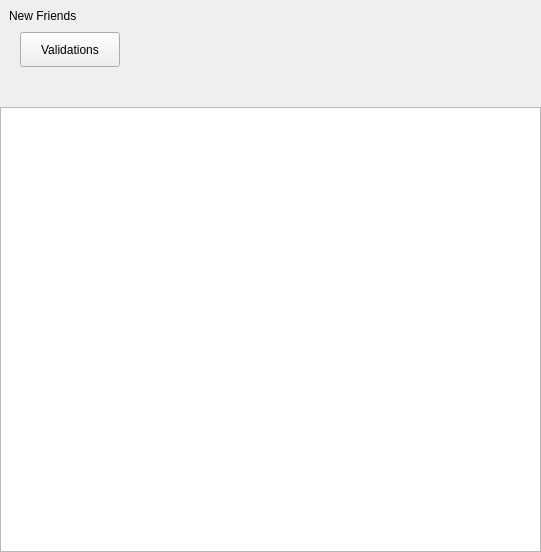
<?xml version="1.0" encoding="UTF-8"?>
<ui version="4.0">
 <class>AddFriendListDlg</class>
 <widget class="QWidget" name="AddFriendListDlg">
  <property name="geometry">
   <rect>
    <x>0</x>
    <y>0</y>
    <width>541</width>
    <height>552</height>
   </rect>
  </property>
  <property name="windowTitle">
   <string>AddFriendListDlg</string>
  </property>
  <layout class="QVBoxLayout" name="verticalLayoutMain">
   <property name="spacing">
    <number>0</number>
   </property>
   <property name="leftMargin">
    <number>0</number>
   </property>
   <property name="topMargin">
    <number>0</number>
   </property>
   <property name="rightMargin">
    <number>0</number>
   </property>
   <property name="bottomMargin">
    <number>0</number>
   </property>
   <item>
    <widget class="QWidget" name="titlebar" native="true">
     <property name="sizePolicy">
      <sizepolicy hsizetype="Expanding" vsizetype="Expanding">
       <horstretch>0</horstretch>
       <verstretch>0</verstretch>
      </sizepolicy>
     </property>
     <property name="minimumSize">
      <size>
       <width>0</width>
       <height>32</height>
      </size>
     </property>
     <property name="maximumSize">
      <size>
       <width>16777215</width>
       <height>32</height>
      </size>
     </property>
     <layout class="QHBoxLayout" name="horizontalLayout_11" stretch="0,1,0">
      <property name="spacing">
       <number>0</number>
      </property>
      <property name="leftMargin">
       <number>9</number>
      </property>
      <property name="topMargin">
       <number>0</number>
      </property>
      <property name="rightMargin">
       <number>0</number>
      </property>
      <property name="bottomMargin">
       <number>0</number>
      </property>
      <item>
       <widget class="QLabel" name="title">
        <property name="sizePolicy">
         <sizepolicy hsizetype="Expanding" vsizetype="Expanding">
          <horstretch>0</horstretch>
          <verstretch>0</verstretch>
         </sizepolicy>
        </property>
        <property name="text">
         <string>New Friends</string>
        </property>
        <property name="alignment">
         <set>Qt::AlignLeading|Qt::AlignLeft|Qt::AlignVCenter</set>
        </property>
       </widget>
      </item>
      <item>
       <spacer name="horizontalSpacer">
        <property name="orientation">
         <enum>Qt::Horizontal</enum>
        </property>
        <property name="sizeHint" stdset="0">
         <size>
          <width>233</width>
          <height>2</height>
         </size>
        </property>
       </spacer>
      </item>
      <item>
       <layout class="QVBoxLayout" name="verticalLayout_6">
        <property name="spacing">
         <number>0</number>
        </property>
        <property name="leftMargin">
         <number>0</number>
        </property>
        <property name="topMargin">
         <number>0</number>
        </property>
        <property name="rightMargin">
         <number>0</number>
        </property>
        <property name="bottomMargin">
         <number>0</number>
        </property>
        <item>
         <layout class="QHBoxLayout" name="horizontalLayout_6">
          <property name="spacing">
           <number>0</number>
          </property>
          <property name="leftMargin">
           <number>0</number>
          </property>
          <property name="topMargin">
           <number>0</number>
          </property>
          <property name="rightMargin">
           <number>0</number>
          </property>
          <property name="bottomMargin">
           <number>0</number>
          </property>
          <item>
           <widget class="QPushButton" name="btnMinimize">
            <property name="sizePolicy">
             <sizepolicy hsizetype="Expanding" vsizetype="Expanding">
              <horstretch>0</horstretch>
              <verstretch>0</verstretch>
             </sizepolicy>
            </property>
            <property name="focusPolicy">
             <enum>Qt::NoFocus</enum>
            </property>
            <property name="toolTip">
             <string>minimize</string>
            </property>
            <property name="statusTip">
             <string>minimize</string>
            </property>
            <property name="text">
             <string/>
            </property>
            <property name="flat">
             <bool>true</bool>
            </property>
           </widget>
          </item>
          <item>
           <widget class="QPushButton" name="btnClose">
            <property name="sizePolicy">
             <sizepolicy hsizetype="Expanding" vsizetype="Expanding">
              <horstretch>0</horstretch>
              <verstretch>0</verstretch>
             </sizepolicy>
            </property>
            <property name="focusPolicy">
             <enum>Qt::NoFocus</enum>
            </property>
            <property name="toolTip">
             <string>close</string>
            </property>
            <property name="statusTip">
             <string>close</string>
            </property>
            <property name="text">
             <string/>
            </property>
            <property name="flat">
             <bool>true</bool>
            </property>
           </widget>
          </item>
         </layout>
        </item>
        <item>
         <spacer name="verticalSpacer_4">
          <property name="orientation">
           <enum>Qt::Vertical</enum>
          </property>
          <property name="sizeType">
           <enum>QSizePolicy::Expanding</enum>
          </property>
          <property name="sizeHint" stdset="0">
           <size>
            <width>0</width>
            <height>1</height>
           </size>
          </property>
         </spacer>
        </item>
       </layout>
      </item>
     </layout>
    </widget>
   </item>
   <item>
    <widget class="QWidget" name="centralPanel" native="true">
     <layout class="QVBoxLayout" name="verticalLayout_2">
      <property name="spacing">
       <number>0</number>
      </property>
      <property name="leftMargin">
       <number>0</number>
      </property>
      <property name="topMargin">
       <number>0</number>
      </property>
      <property name="rightMargin">
       <number>0</number>
      </property>
      <property name="bottomMargin">
       <number>0</number>
      </property>
      <item>
       <widget class="QWidget" name="tabBar" native="true">
        <property name="minimumSize">
         <size>
          <width>0</width>
          <height>35</height>
         </size>
        </property>
        <property name="maximumSize">
         <size>
          <width>16777215</width>
          <height>35</height>
         </size>
        </property>
        <layout class="QHBoxLayout" name="horizontalLayout">
         <property name="leftMargin">
          <number>20</number>
         </property>
         <property name="topMargin">
          <number>0</number>
         </property>
         <property name="rightMargin">
          <number>0</number>
         </property>
         <property name="bottomMargin">
          <number>0</number>
         </property>
         <item>
          <widget class="QPushButton" name="pushButtonRoster">
           <property name="minimumSize">
            <size>
             <width>100</width>
             <height>35</height>
            </size>
           </property>
           <property name="maximumSize">
            <size>
             <width>100</width>
             <height>35</height>
            </size>
           </property>
           <property name="text">
            <string>Validations</string>
           </property>
          </widget>
         </item>
         <item>
          <spacer name="horizontalSpacer_2">
           <property name="orientation">
            <enum>Qt::Horizontal</enum>
           </property>
           <property name="sizeHint" stdset="0">
            <size>
             <width>40</width>
             <height>20</height>
            </size>
           </property>
          </spacer>
         </item>
        </layout>
       </widget>
      </item>
      <item>
       <widget class="QStackedWidget" name="stackedWidgetTip">
        <property name="minimumSize">
         <size>
          <width>0</width>
          <height>40</height>
         </size>
        </property>
        <property name="maximumSize">
         <size>
          <width>16777215</width>
          <height>40</height>
         </size>
        </property>
        <property name="currentIndex">
         <number>0</number>
        </property>
        <widget class="QWidget" name="pageLoading">
         <layout class="QHBoxLayout" name="horizontalLayout_2">
          <property name="spacing">
           <number>0</number>
          </property>
          <property name="leftMargin">
           <number>0</number>
          </property>
          <property name="topMargin">
           <number>0</number>
          </property>
          <property name="rightMargin">
           <number>0</number>
          </property>
          <property name="bottomMargin">
           <number>0</number>
          </property>
          <item>
           <spacer name="horizontalSpacer_3">
            <property name="orientation">
             <enum>Qt::Horizontal</enum>
            </property>
            <property name="sizeHint" stdset="0">
             <size>
              <width>260</width>
              <height>20</height>
             </size>
            </property>
           </spacer>
          </item>
          <item>
           <widget class="QLabel" name="labelLoading">
            <property name="minimumSize">
             <size>
              <width>16</width>
              <height>16</height>
             </size>
            </property>
            <property name="maximumSize">
             <size>
              <width>16</width>
              <height>16</height>
             </size>
            </property>
            <property name="text">
             <string/>
            </property>
           </widget>
          </item>
          <item>
           <spacer name="horizontalSpacer_4">
            <property name="orientation">
             <enum>Qt::Horizontal</enum>
            </property>
            <property name="sizeHint" stdset="0">
             <size>
              <width>259</width>
              <height>20</height>
             </size>
            </property>
           </spacer>
          </item>
         </layout>
        </widget>
        <widget class="QWidget" name="pageResult">
         <layout class="QHBoxLayout" name="horizontalLayout_3" stretch="0,1,0">
          <property name="spacing">
           <number>9</number>
          </property>
          <property name="leftMargin">
           <number>20</number>
          </property>
          <property name="topMargin">
           <number>0</number>
          </property>
          <property name="rightMargin">
           <number>20</number>
          </property>
          <property name="bottomMargin">
           <number>0</number>
          </property>
          <item>
           <widget class="QLabel" name="labelTipIcon">
            <property name="minimumSize">
             <size>
              <width>24</width>
              <height>24</height>
             </size>
            </property>
            <property name="maximumSize">
             <size>
              <width>24</width>
              <height>24</height>
             </size>
            </property>
            <property name="text">
             <string>icon</string>
            </property>
           </widget>
          </item>
          <item>
           <widget class="QLabel" name="labelTipText">
            <property name="text">
             <string>tip</string>
            </property>
           </widget>
          </item>
          <item>
           <widget class="ClickableLabel" name="labelRefresh">
            <property name="text">
             <string>Refresh</string>
            </property>
           </widget>
          </item>
         </layout>
        </widget>
       </widget>
      </item>
      <item>
       <widget class="QStackedWidget" name="stackedWidget">
        <widget class="QWidget" name="pageFriendList">
         <layout class="QVBoxLayout" name="verticalLayout">
          <property name="spacing">
           <number>0</number>
          </property>
          <property name="leftMargin">
           <number>0</number>
          </property>
          <property name="topMargin">
           <number>0</number>
          </property>
          <property name="rightMargin">
           <number>0</number>
          </property>
          <property name="bottomMargin">
           <number>0</number>
          </property>
          <item>
           <widget class="AddFriendListView" name="listView"/>
          </item>
         </layout>
        </widget>
       </widget>
      </item>
     </layout>
    </widget>
   </item>
  </layout>
 </widget>
 <layoutdefault spacing="6" margin="11"/>
 <customwidgets>
  <customwidget>
   <class>ClickableLabel</class>
   <extends>QLabel</extends>
   <header location="global">clickablelabel.h</header>
  </customwidget>
  <customwidget>
   <class>AddFriendListView</class>
   <extends>QListView</extends>
   <header location="global">addfriendlistview.h</header>
  </customwidget>
 </customwidgets>
 <resources/>
 <connections/>
</ui>
